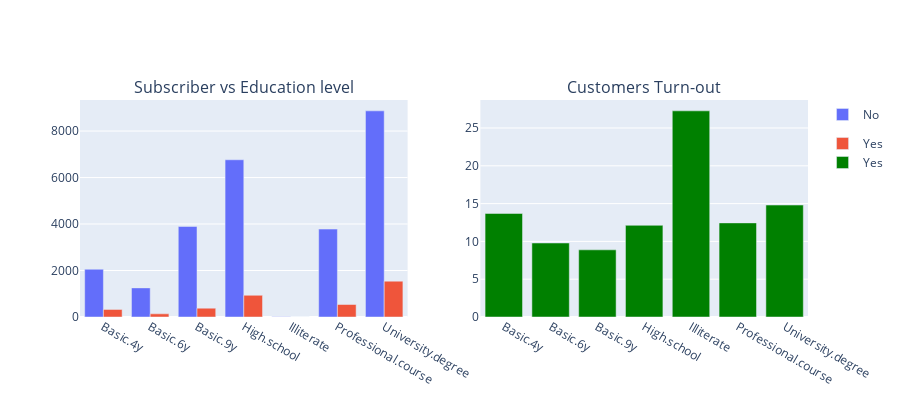

Notebook code for this chart:
### Code cell
## Create bar graph based on education categorically identifying how many has subscribed term deposit
gp_by_education = df[['Education Level','Subscribed','age']].groupby(by=['Education Level','Subscribed']).count().reset_index()
gp_by_education.rename(columns={'age': 'Count'}, inplace= True) #Replace column name
gp_by_education_bar = px.bar(gp_by_education, x="Education Level", y="Count", color="Subscribed") #Create Bar graph

# Add new column '% Turn Out' based education category
gp_by_education_total = gp_by_education[['Education Level','Count']].groupby('Education Level').sum()
for idx in range(0, gp_by_education.shape[0]):
    gp_by_education.at[idx,'% Turn Out'] = (gp_by_education.at[idx, 'Count']/gp_by_education_total.at[gp_by_education.at[idx, 'Education Level'], 'Count'])*100
gp_by_education_total_bar = px.bar(gp_by_education[gp_by_education['Subscribed'] == 'Yes'], x='Education Level', y='% Turn Out', color='Subscribed')
gp_by_education_total_bar.update_traces(marker_color='green')

# Create subplots (1 row, 2 columns)
education_subplots = make_subplots(
    rows=1, cols=2,
    specs=[[{"type": "bar"}, {"type": "bar"}]],
    subplot_titles=("Subscriber vs Education level", "Customers Turn-out")
)

# Add first pie chart
education_subplots.add_traces(gp_by_education_bar.data)

# Add second pie chart
education_subplots.add_trace(gp_by_education_total_bar.data[0],row=1, col=2)

# Layout
education_subplots.update_layout(
    title_text="",
    height=400,
    showlegend=True
)

education_subplots.show()

####### (Observation) #########
# Illerate are not to be considered being very less population
# 2 extremes of the educations - 'Univesity Degree (14.8%) ' & 'Basic 4Y (13.69%)' group subscribe to term deposit in higher % i.e. >
# Based on % customers subscribed - 'Univesity Degree' > 'Basic 4Y' > 'Professional Degree' > 'High School'

### Figure 1 — Plotly figure (JSON) as saved in the notebook; plotly's stock layout.template omitted (floating-point values rounded to 4 significant figures)
{"data": [{"hovertemplate": "Subscribed=No<br>Education Level=%{x}<br>Count=%{y}<extra></extra>", "legendgroup": "No", "marker": {"color": "#636efa", "pattern": {"shape": ""}}, "name": "No", "orientation": "v", "showlegend": true, "textposition": "auto", "type": "bar", "x": ["Basic.4y", "Basic.6y", "Basic.9y", "High.school", "Illiterate", "Professional.course", "University.degree"], "xaxis": "x", "y": [2054, 1253, 3896, 6765, 8, 3783, 8870], "yaxis": "y"}, {"hovertemplate": "Subscribed=Yes<br>Education Level=%{x}<br>Count=%{y}<extra></extra>", "legendgroup": "Yes", "marker": {"color": "#EF553B", "pattern": {"shape": ""}}, "name": "Yes", "orientation": "v", "showlegend": true, "textposition": "auto", "type": "bar", "x": ["Basic.4y", "Basic.6y", "Basic.9y", "High.school", "Illiterate", "Professional.course", "University.degree"], "xaxis": "x", "y": [326, 136, 380, 934, 3, 538, 1542], "yaxis": "y"}, {"hovertemplate": "Subscribed=Yes<br>Education Level=%{x}<br>% Turn Out=%{y}<extra></extra>", "legendgroup": "Yes", "marker": {"color": "green", "pattern": {"shape": ""}}, "name": "Yes", "orientation": "v", "showlegend": true, "textposition": "auto", "type": "bar", "x": ["Basic.4y", "Basic.6y", "Basic.9y", "High.school", "Illiterate", "Professional.course", "University.degree"], "xaxis": "x2", "y": [13.7, 9.791, 8.887, 12.13, 27.27, 12.45, 14.81], "yaxis": "y2"}], "layout": {"annotations": [{"font": {"size": 16}, "showarrow": false, "text": "Subscriber vs Education level", "x": 0.225, "xanchor": "center", "xref": "paper", "y": 1, "yanchor": "bottom", "yref": "paper"}, {"font": {"size": 16}, "showarrow": false, "text": "Customers Turn-out", "x": 0.775, "xanchor": "center", "xref": "paper", "y": 1, "yanchor": "bottom", "yref": "paper"}], "height": 400, "showlegend": true, "title": {"text": ""}, "xaxis": {"anchor": "y", "domain": [0, 0.45]}, "xaxis2": {"anchor": "y2", "domain": [0.55, 1]}, "yaxis": {"anchor": "x", "domain": [0, 1]}, "yaxis2": {"anchor": "x2", "domain": [0, 1]}}}
